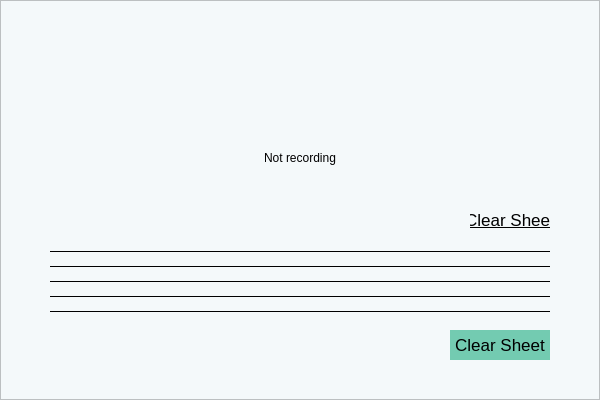
<?xml version="1.0" encoding="UTF-8"?>
<ui version="4.0">
 <class>mainWindow</class>
 <widget class="QMainWindow" name="mainWindow">
  <property name="geometry">
   <rect>
    <x>0</x>
    <y>0</y>
    <width>600</width>
    <height>400</height>
   </rect>
  </property>
  <property name="windowTitle">
   <string>MainWindow</string>
  </property>
  <property name="styleSheet">
   <string notr="true">background-color: rgb(244, 249, 250);</string>
  </property>
  <widget class="QWidget" name="centralwidget">
   <widget class="QFrame" name="initialwindow_frame">
    <property name="geometry">
     <rect>
      <x>0</x>
      <y>0</y>
      <width>600</width>
      <height>400</height>
     </rect>
    </property>
    <property name="frameShape">
     <enum>QFrame::StyledPanel</enum>
    </property>
    <property name="frameShadow">
     <enum>QFrame::Raised</enum>
    </property>
    <widget class="QPushButton" name="defenitionsButton">
     <property name="geometry">
      <rect>
       <x>10</x>
       <y>10</y>
       <width>70</width>
       <height>70</height>
      </rect>
     </property>
     <property name="font">
      <font>
       <family>Arial</family>
       <underline>false</underline>
      </font>
     </property>
     <property name="styleSheet">
      <string notr="true">background-color: rgb(244, 249, 250);
border: none;
color: black;</string>
     </property>
     <property name="text">
      <string/>
     </property>
     <property name="icon">
      <iconset>
       <normaloff>../images/defenitionsLogo.jpg</normaloff>../images/defenitionsLogo.jpg</iconset>
     </property>
     <property name="iconSize">
      <size>
       <width>25</width>
       <height>25</height>
      </size>
     </property>
    </widget>
    <widget class="QLabel" name="recordingLabel">
     <property name="geometry">
      <rect>
       <x>250</x>
       <y>150</y>
       <width>100</width>
       <height>16</height>
      </rect>
     </property>
     <property name="styleSheet">
      <string notr="true">color: rgb(0, 0, 0);
font: 13pt &quot;Arial&quot;;</string>
     </property>
     <property name="text">
      <string>Not recording</string>
     </property>
     <property name="alignment">
      <set>Qt::AlignCenter</set>
     </property>
    </widget>
    <widget class="Line" name="line4">
     <property name="geometry">
      <rect>
       <x>50</x>
       <y>265</y>
       <width>500</width>
       <height>2</height>
      </rect>
     </property>
     <property name="frameShadow">
      <enum>QFrame::Plain</enum>
     </property>
     <property name="orientation">
      <enum>Qt::Horizontal</enum>
     </property>
    </widget>
    <widget class="Line" name="line3">
     <property name="geometry">
      <rect>
       <x>50</x>
       <y>280</y>
       <width>500</width>
       <height>2</height>
      </rect>
     </property>
     <property name="frameShadow">
      <enum>QFrame::Plain</enum>
     </property>
     <property name="orientation">
      <enum>Qt::Horizontal</enum>
     </property>
    </widget>
    <widget class="Line" name="line2">
     <property name="geometry">
      <rect>
       <x>50</x>
       <y>295</y>
       <width>500</width>
       <height>2</height>
      </rect>
     </property>
     <property name="frameShadow">
      <enum>QFrame::Plain</enum>
     </property>
     <property name="orientation">
      <enum>Qt::Horizontal</enum>
     </property>
    </widget>
    <widget class="Line" name="line1">
     <property name="geometry">
      <rect>
       <x>50</x>
       <y>310</y>
       <width>500</width>
       <height>2</height>
      </rect>
     </property>
     <property name="frameShadow">
      <enum>QFrame::Plain</enum>
     </property>
     <property name="orientation">
      <enum>Qt::Horizontal</enum>
     </property>
    </widget>
    <widget class="Line" name="line5">
     <property name="geometry">
      <rect>
       <x>50</x>
       <y>250</y>
       <width>500</width>
       <height>2</height>
      </rect>
     </property>
     <property name="styleSheet">
      <string notr="true">border-color: black;</string>
     </property>
     <property name="frameShadow">
      <enum>QFrame::Plain</enum>
     </property>
     <property name="orientation">
      <enum>Qt::Horizontal</enum>
     </property>
    </widget>
    <widget class="QPushButton" name="defenitionsButton_2">
     <property name="geometry">
      <rect>
       <x>265</x>
       <y>70</y>
       <width>70</width>
       <height>70</height>
      </rect>
     </property>
     <property name="font">
      <font>
       <family>Arial</family>
       <underline>false</underline>
      </font>
     </property>
     <property name="styleSheet">
      <string notr="true">background-color: rgb(244, 249, 250);
border: none;
color: black;</string>
     </property>
     <property name="text">
      <string/>
     </property>
     <property name="icon">
      <iconset>
       <normaloff>../images/microphoneOff.jpg</normaloff>../images/microphoneOff.jpg</iconset>
     </property>
     <property name="iconSize">
      <size>
       <width>120</width>
       <height>120</height>
      </size>
     </property>
    </widget>
    <widget class="QPushButton" name="logoButton">
     <property name="geometry">
      <rect>
       <x>500</x>
       <y>10</y>
       <width>70</width>
       <height>70</height>
      </rect>
     </property>
     <property name="font">
      <font>
       <family>Arial</family>
       <underline>false</underline>
      </font>
     </property>
     <property name="styleSheet">
      <string notr="true">background-color: rgb(244, 249, 250);
border: none;
color: black;</string>
     </property>
     <property name="text">
      <string/>
     </property>
     <property name="icon">
      <iconset>
       <normaloff>../images/icon_whiteBackground.png</normaloff>../images/icon_whiteBackground.png</iconset>
     </property>
     <property name="iconSize">
      <size>
       <width>70</width>
       <height>70</height>
      </size>
     </property>
    </widget>
    <widget class="QLabel" name="gClave">
     <property name="geometry">
      <rect>
       <x>50</x>
       <y>235</y>
       <width>50</width>
       <height>95</height>
      </rect>
     </property>
     <property name="text">
      <string/>
     </property>
     <property name="pixmap">
      <pixmap>../images/gClave.jpg</pixmap>
     </property>
     <property name="scaledContents">
      <bool>true</bool>
     </property>
    </widget>
    <widget class="QPushButton" name="defenitionsButton_3">
     <property name="geometry">
      <rect>
       <x>470</x>
       <y>210</y>
       <width>80</width>
       <height>20</height>
      </rect>
     </property>
     <property name="font">
      <font>
       <family>Arial</family>
       <pointsize>13</pointsize>
       <italic>false</italic>
       <bold>false</bold>
       <underline>true</underline>
      </font>
     </property>
     <property name="autoFillBackground">
      <bool>false</bool>
     </property>
     <property name="styleSheet">
      <string notr="true">background-color: rgb(244, 249, 250);
border: none;
color: black;
font: 13pt &quot;Arial&quot;;
</string>
     </property>
     <property name="text">
      <string>Clear Sheet</string>
     </property>
     <property name="iconSize">
      <size>
       <width>25</width>
       <height>25</height>
      </size>
     </property>
    </widget>
    <widget class="QPushButton" name="exportButton">
     <property name="geometry">
      <rect>
       <x>450</x>
       <y>330</y>
       <width>100</width>
       <height>30</height>
      </rect>
     </property>
     <property name="font">
      <font>
       <family>Arial</family>
       <pointsize>13</pointsize>
       <italic>false</italic>
       <bold>false</bold>
       <underline>false</underline>
      </font>
     </property>
     <property name="autoFillBackground">
      <bool>false</bool>
     </property>
     <property name="styleSheet">
      <string notr="true">font: 13pt &quot;Arial&quot;;
border: none;
color: black;
background-color: rgb(115, 203, 177);</string>
     </property>
     <property name="text">
      <string>Clear Sheet</string>
     </property>
     <property name="iconSize">
      <size>
       <width>25</width>
       <height>25</height>
      </size>
     </property>
    </widget>
    <zorder>gClave</zorder>
    <zorder>defenitionsButton</zorder>
    <zorder>recordingLabel</zorder>
    <zorder>line4</zorder>
    <zorder>line3</zorder>
    <zorder>line2</zorder>
    <zorder>line1</zorder>
    <zorder>line5</zorder>
    <zorder>defenitionsButton_2</zorder>
    <zorder>logoButton</zorder>
    <zorder>defenitionsButton_3</zorder>
    <zorder>exportButton</zorder>
   </widget>
  </widget>
 </widget>
 <resources/>
 <connections/>
</ui>
